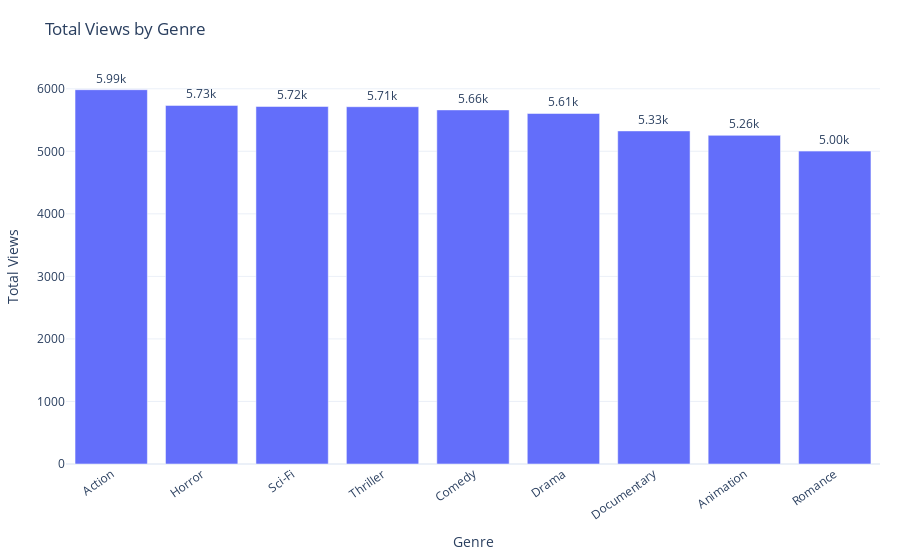

Source (notebook cell):
### Code cell
# Sum total views by genre
genre_views = (
    catalog.groupby("genre")["total_views"]
    .sum()
    .sort_values(ascending=False)
)

# Plotly wants a DataFrame
df_genre_views = genre_views.reset_index()
df_genre_views.columns = ["genre", "total_views"]

fig = px.bar(
    df_genre_views,
    x="genre",
    y="total_views",
    title="Total Views by Genre",
    text="total_views",
)

fig.update_traces(texttemplate="%{text:.3s}", textposition="outside")
fig.update_layout(
    template="plotly_white",
    xaxis_title="Genre",
    yaxis_title="Total Views",
    xaxis_tickangle=-35,
    margin=dict(t=70, l=40, r=20, b=80),
)
fig.show()

### Figure 1 — Plotly figure (JSON) as saved in the notebook; plotly's stock layout.template omitted (floating-point values rounded to 4 significant figures)
{"data": [{"hovertemplate": "genre=%{x}<br>total_views=%{text}<extra></extra>", "legendgroup": "", "marker": {"color": "#636efa", "pattern": {"shape": ""}}, "name": "", "orientation": "v", "showlegend": false, "text": [5985.0, 5734.0, 5717.0, 5713.0, 5662.0, 5605.0, 5326.0, 5255.0, 5003.0], "textposition": "outside", "texttemplate": "%{text:.3s}", "type": "bar", "x": ["Action", "Horror", "Sci-Fi", "Thriller", "Comedy", "Drama", "Documentary", "Animation", "Romance"], "xaxis": "x", "y": [5985, 5734, 5717, 5713, 5662, 5605, 5326, 5255, 5003], "yaxis": "y"}], "layout": {"barmode": "relative", "legend": {"tracegroupgap": 0}, "margin": {"b": 80, "l": 40, "r": 20, "t": 70}, "title": {"text": "Total Views by Genre"}, "xaxis": {"anchor": "y", "domain": [0, 1], "tickangle": -35, "title": {"text": "Genre"}}, "yaxis": {"anchor": "x", "domain": [0, 1], "title": {"text": "Total Views"}}}}
